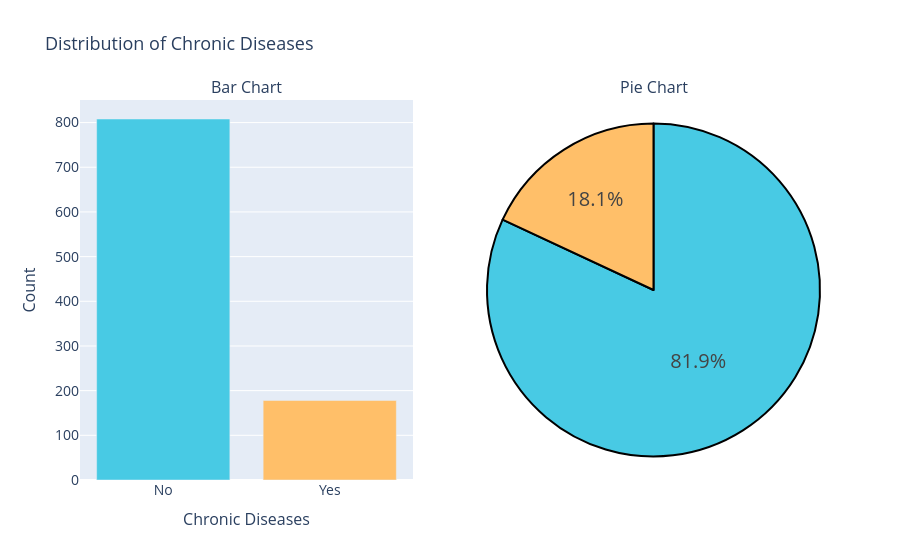

This figure's notebook cell:
### Code cell
colors = [bo[3] , bo[7]]
labels = ['No','Yes']
values = data['AnyChronicDiseases'].value_counts()

# create pie chart

pie_chart = go.Figure(go.Pie(labels = labels, values = values, ))
pie_chart.update_traces(hoverinfo = 'label+value' , textinfo = 'percent', textfont_size = 20, 
                        marker = dict(colors = colors, line = dict( color = '#000000', width=2)))

# Bar Chart

bar_chart = go.Figure(go.Bar(x = labels, y = values, marker_color = colors))

# create subplots

fig = sp.make_subplots( rows = 1, cols = 2, column_width = [0.5,0.5], specs = [[{'type' : 'bar'}, {'type' : 'pie'}]],
                      subplot_titles = ("Bar Chart", "Pie Chart"))

# Add charts to subplots

fig.add_trace(bar_chart.data[0], row=1, col=1)
fig.add_trace(pie_chart.data[0], row=1, col=2)

# Update layout
fig.update_layout(
    showlegend=False,
    title=dict(
        text="Distribution of Chronic Diseases",
        font=dict(size=18)
    ),
    xaxis=dict(
        title=dict(
            text="Chronic Diseases",
            font=dict(size=16)
        ),
        tickfont=dict(size=14)
    ),
    yaxis=dict(
        title=dict(
            text="Count",
            font=dict(size=16)
        ),
        tickfont=dict(size=14)
    )
)

# Show subplots
fig.show()

### Figure 1 — Plotly figure (JSON) as saved in the notebook; plotly's stock layout.template omitted (floating-point values rounded to 4 significant figures)
{"data": [{"marker": {"color": ["#48cae4", "#ffbf69"]}, "type": "bar", "x": ["No", "Yes"], "xaxis": "x", "y": [808, 178], "yaxis": "y"}, {"domain": {"x": [0.55, 1], "y": [0, 1]}, "hoverinfo": "label+value", "labels": ["No", "Yes"], "marker": {"colors": ["#48cae4", "#ffbf69"], "line": {"color": "#000000", "width": 2}}, "textfont": {"size": 20}, "textinfo": "percent", "type": "pie", "values": [808, 178]}], "layout": {"annotations": [{"font": {"size": 16}, "showarrow": false, "text": "Bar Chart", "x": 0.225, "xanchor": "center", "xref": "paper", "y": 1, "yanchor": "bottom", "yref": "paper"}, {"font": {"size": 16}, "showarrow": false, "text": "Pie Chart", "x": 0.775, "xanchor": "center", "xref": "paper", "y": 1, "yanchor": "bottom", "yref": "paper"}], "showlegend": false, "title": {"font": {"size": 18}, "text": "Distribution of Chronic Diseases"}, "xaxis": {"anchor": "y", "domain": [0, 0.45], "tickfont": {"size": 14}, "title": {"font": {"size": 16}, "text": "Chronic Diseases"}}, "yaxis": {"anchor": "x", "domain": [0, 1], "tickfont": {"size": 14}, "title": {"font": {"size": 16}, "text": "Count"}}}}
